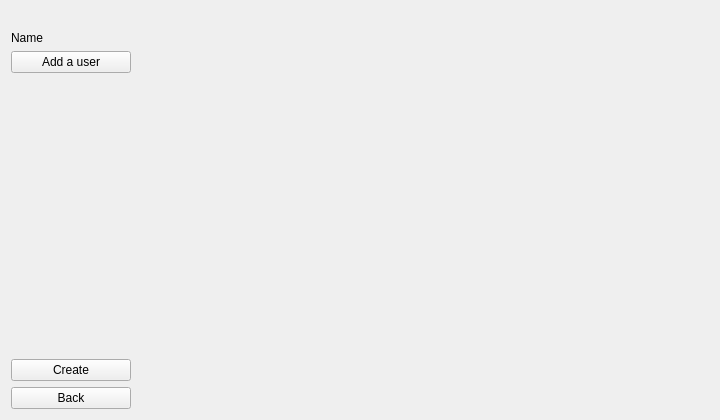
<?xml version="1.0" encoding="UTF-8"?>
<ui version="4.0">
 <class>RoomCreationPage</class>
 <widget class="QWidget" name="RoomCreationPage">
  <property name="geometry">
   <rect>
    <x>0</x>
    <y>0</y>
    <width>720</width>
    <height>420</height>
   </rect>
  </property>
  <property name="windowTitle">
   <string>Form</string>
  </property>
  <property name="styleSheet">
   <string notr="true">QListWidget {
	border: none;
	background-color: transparent;
	font: 14px &quot;&quot;;
	outline: 0;
	margin: 8px 20px;
}

QListWidget::item {
	padding: 8px 20px;
}

QListWidget::item:selected {
	padding: 8px 20px;
	background-color: transparent;
}

</string>
  </property>
  <layout class="QGridLayout" name="gridLayout_2">
   <item row="0" column="0">
    <widget class="QLabel" name="errorLabel">
     <property name="styleSheet">
      <string notr="true">color: red;</string>
     </property>
     <property name="text">
      <string/>
     </property>
    </widget>
   </item>
   <item row="1" column="0">
    <layout class="QGridLayout" name="gridLayout">
     <item row="1" column="0">
      <widget class="QPushButton" name="addButton">
       <property name="text">
        <string>Add a user</string>
       </property>
      </widget>
     </item>
     <item row="2" column="2">
      <spacer name="horizontalSpacer">
       <property name="orientation">
        <enum>Qt::Horizontal</enum>
       </property>
       <property name="sizeType">
        <enum>QSizePolicy::MinimumExpanding</enum>
       </property>
       <property name="sizeHint" stdset="0">
        <size>
         <width>40</width>
         <height>20</height>
        </size>
       </property>
      </spacer>
     </item>
     <item row="0" column="0">
      <widget class="QLabel" name="label_4">
       <property name="text">
        <string>Name </string>
       </property>
       <property name="alignment">
        <set>Qt::AlignLeading|Qt::AlignLeft|Qt::AlignVCenter</set>
       </property>
      </widget>
     </item>
     <item row="2" column="1">
      <widget class="QListWidget" name="members">
       <property name="enabled">
        <bool>true</bool>
       </property>
       <property name="styleSheet">
        <string notr="true"/>
       </property>
      </widget>
     </item>
     <item row="3" column="0">
      <widget class="QPushButton" name="createButton">
       <property name="minimumSize">
        <size>
         <width>120</width>
         <height>0</height>
        </size>
       </property>
       <property name="text">
        <string>Create</string>
       </property>
      </widget>
     </item>
     <item row="4" column="0">
      <widget class="QPushButton" name="backButton">
       <property name="text">
        <string>Back</string>
       </property>
      </widget>
     </item>
     <item row="1" column="1">
      <widget class="MCLineEdit" name="username" native="true">
       <property name="minimumSize">
        <size>
         <width>0</width>
         <height>0</height>
        </size>
       </property>
       <property name="styleSheet">
        <string notr="true"/>
       </property>
       <property name="placeholderText" stdset="0">
        <string notr="true">Enter the username</string>
       </property>
      </widget>
     </item>
     <item row="0" column="1">
      <widget class="MCLineEdit" name="name" native="true">
       <property name="minimumSize">
        <size>
         <width>0</width>
         <height>0</height>
        </size>
       </property>
       <property name="styleSheet">
        <string notr="true"/>
       </property>
       <property name="placeholderText" stdset="0">
        <string notr="true">Enter the username</string>
       </property>
      </widget>
     </item>
    </layout>
   </item>
  </layout>
 </widget>
 <customwidgets>
  <customwidget>
   <class>MCLineEdit</class>
   <extends>QWidget</extends>
   <header location="global">../include/mclineedit.h</header>
  </customwidget>
 </customwidgets>
 <resources/>
 <connections/>
</ui>
